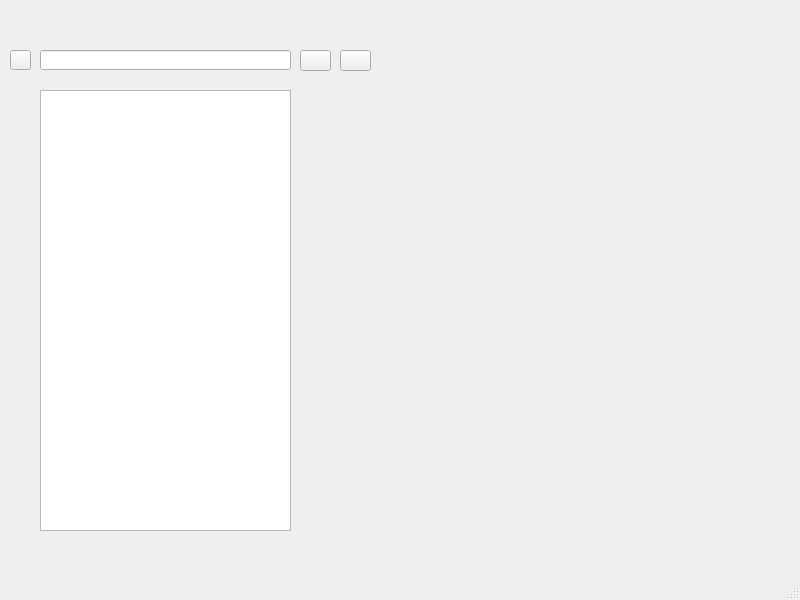
<?xml version="1.0" encoding="UTF-8"?>
<ui version="4.0">
 <class>MainWindow</class>
 <widget class="QMainWindow" name="MainWindow">
  <property name="geometry">
   <rect>
    <x>0</x>
    <y>0</y>
    <width>800</width>
    <height>600</height>
   </rect>
  </property>
  <property name="windowTitle">
   <string>MainWindow</string>
  </property>
  <widget class="QWidget" name="centralwidget">
   <widget class="QListView" name="listView">
    <property name="geometry">
     <rect>
      <x>40</x>
      <y>90</y>
      <width>251</width>
      <height>441</height>
     </rect>
    </property>
   </widget>
   <widget class="QLineEdit" name="lineEdit">
    <property name="geometry">
     <rect>
      <x>40</x>
      <y>50</y>
      <width>251</width>
      <height>20</height>
     </rect>
    </property>
   </widget>
   <widget class="QPushButton" name="pushButton">
    <property name="geometry">
     <rect>
      <x>10</x>
      <y>50</y>
      <width>21</width>
      <height>20</height>
     </rect>
    </property>
    <property name="text">
     <string/>
    </property>
    <property name="icon">
     <iconset resource="resource.qrc">
      <normaloff>:/img/folderup.png</normaloff>:/img/folderup.png</iconset>
    </property>
   </widget>
   <widget class="QPushButton" name="pushButton_2">
    <property name="geometry">
     <rect>
      <x>300</x>
      <y>50</y>
      <width>31</width>
      <height>21</height>
     </rect>
    </property>
    <property name="text">
     <string/>
    </property>
    <property name="icon">
     <iconset resource="resource.qrc">
      <normaloff>:/img/list.png</normaloff>:/img/list.png</iconset>
    </property>
   </widget>
   <widget class="QPushButton" name="pushButton_3">
    <property name="geometry">
     <rect>
      <x>340</x>
      <y>50</y>
      <width>31</width>
      <height>21</height>
     </rect>
    </property>
    <property name="text">
     <string/>
    </property>
    <property name="icon">
     <iconset resource="resource.qrc">
      <normaloff>:/img/iconlist.png</normaloff>:/img/iconlist.png</iconset>
    </property>
   </widget>
  </widget>
  <widget class="QMenuBar" name="menubar">
   <property name="geometry">
    <rect>
     <x>0</x>
     <y>0</y>
     <width>800</width>
     <height>21</height>
    </rect>
   </property>
  </widget>
  <widget class="QStatusBar" name="statusbar"/>
 </widget>
 <resources>
  <include location="resource.qrc"/>
 </resources>
 <connections/>
</ui>
